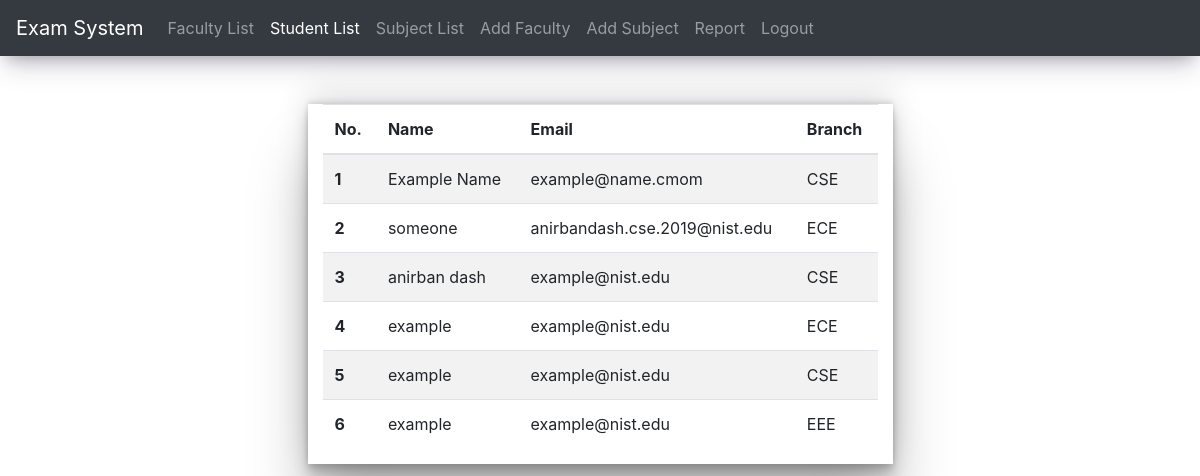
The app's page /student_list.php with its own data.
### tables this page shows
CREATE TABLE `student` (
  `st_id` int(11) NOT NULL,
  `name` varchar(255) DEFAULT NULL,
  `pass` varchar(255) DEFAULT NULL,
  `branch` varchar(255) DEFAULT NULL,
  `mail` varchar(255) DEFAULT NULL
);

### student_list.php (the view, shortened to what this page needs)
<?php
require("conn.php");
$fac_list="SELECT * from student";
$fac_res=mysqli_query($con,$fac_list) or die(mysqli_error($con));
?>
<!DOCTYPE html>
<html>
<head>
	<link rel="stylesheet" href="https://cdn.jsdelivr.net/npm/bootstrap@4.0.0/dist/css/bootstrap.min.css">
</head>
<body>
<nav class="navbar navbar-expand-lg navbar-dark bg-dark">
  <a class="navbar-brand" href="#">Exam System</a>
  <div class="collapse navbar-collapse" id="navbarNav">
    <ul class="navbar-nav">
      <li class="nav-item ">
        <a class="nav-link" href="coe_dash.php">Faculty List</a>
      </li>
      <li class="nav-item active">
        <a class="nav-link" href="student_list.php">Student List</a>
      </li>
      <li class="nav-item">
        <a class="nav-link" href="sub_list.php">Subject List</a>
      </li>
      <li class="nav-item">
        <a class="nav-link" href="add_fac.php">Add Faculty</a>
      </li>
      <li class="nav-item">
        <a class="nav-link" href="add_sub.php">Add Subject</a>
      </li>
      <li class="nav-item">
        <a class="nav-link" href="report.php">Report</a>
      </li>
      <li class="nav-item">
        <a class="nav-link" href="logout.php">Logout</a>
      </li>
    </ul>
  </div>
</nav>
<div class="container-fluid">
    <div class="container mt-5 col-md-6">
    <table class="table table-striped">
  <thead>
    <tr>
      <th scope="col">No.</th>
      <th scope="col">Name</th>
      <th scope="col">Email</th>
      <th scope="col">Branch</th>
    </tr>
  </thead>
  <tbody>
  <?php $i=1;
    while($row=mysqli_fetch_array($fac_res)){
      echo '<tr>
      <th scope="row">'.$i.'</th>
      <td>'.$row['name'].'</td>
      <td>'.$row['mail'].'</td>
      <td>'.$row['branch'].'</td>
    </tr>';
    $i++;
    }
    ?>
  </tbody>
</table>
    </div>
</div>
</body>
</html>

### student_list.php (style rules this page uses)
.col-md-6 { box-shadow: rgba(0, 0, 0, 0.25) 0px 54px 55px, rgba(0, 0, 0, 0.12) 0px -12px 30px, rgba(0, 0, 0, 0.12) 0px 4px 6px, rgba(0, 0, 0, 0.17) 0px 12px 13px, rgba(0, 0, 0, 0.09) 0px -3px 5px; }
nav { box-shadow: rgba(50, 50, 93, 0.25) 0px 13px 27px -5px, rgba(0, 0, 0, 0.3) 0px 8px 16px -8px; }
.container { overflow-x: scroll; }

### records on screen
student: name "Example Name", mail "example@name.cmom", branch "CSE"
student: name "someone", mail "anirbandash.cse.2019@nist.edu", branch "ECE"
student: name "anirban dash", mail "example@nist.edu", branch "CSE"
student: name "example", mail "example@nist.edu", branch "ECE"
student: name "example", mail "example@nist.edu", branch "CSE"
student: name "example", mail "example@nist.edu", branch "EEE"
